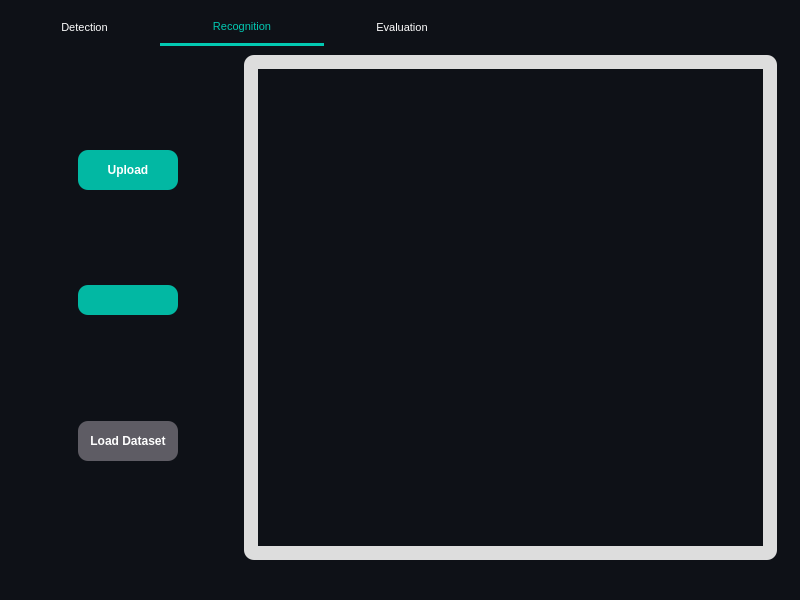
<?xml version="1.0" encoding="UTF-8"?>
<ui version="4.0">
 <class>MainWindow</class>
 <widget class="QMainWindow" name="MainWindow">
  <property name="geometry">
   <rect>
    <x>0</x>
    <y>0</y>
    <width>800</width>
    <height>600</height>
   </rect>
  </property>
  <property name="windowTitle">
   <string>MainWindow</string>
  </property>
  <property name="styleSheet">
   <string notr="true">background-color: rgb(14, 17, 23);</string>
  </property>
  <widget class="QWidget" name="centralwidget">
   <layout class="QGridLayout" name="gridLayout">
    <item row="1" column="0">
     <widget class="QTabWidget" name="tabWidget">
      <property name="styleSheet">
       <string notr="true">QTabWidget::pane {
    border: none; /* Remove border */
}

QTabBar::tab {
    color: white;
    border: none; /* Remove border */
    padding: 10px 50px; /* Adjust padding */
font-size:8pt;
font-weight:50 ;
    margin: 0px; /* Adjust margin */
}

QTabBar::tab:selected {
  
    border-bottom: 1px solid #fff; /* Add border to bottom when selected */
    color: rgb(2, 201, 178);
 border-bottom: 3px solid  rgb(2, 201, 178);
}</string>
      </property>
      <property name="currentIndex">
       <number>1</number>
      </property>
      <widget class="QWidget" name="tab_3">
       <attribute name="title">
        <string>Detection</string>
       </attribute>
       <layout class="QGridLayout" name="gridLayout_6">
        <item row="0" column="0">
         <layout class="QGridLayout" name="gridLayout_5">
          <item row="0" column="0">
           <layout class="QVBoxLayout" name="verticalLayout_2">
            <item>
             <spacer name="verticalSpacer_4">
              <property name="orientation">
               <enum>Qt::Vertical</enum>
              </property>
              <property name="sizeHint" stdset="0">
               <size>
                <width>20</width>
                <height>40</height>
               </size>
              </property>
             </spacer>
            </item>
            <item>
             <layout class="QHBoxLayout" name="horizontalLayout_53">
              <property name="leftMargin">
               <number>0</number>
              </property>
              <property name="topMargin">
               <number>5</number>
              </property>
              <property name="rightMargin">
               <number>0</number>
              </property>
              <property name="bottomMargin">
               <number>0</number>
              </property>
              <item>
               <spacer name="horizontalSpacer">
                <property name="orientation">
                 <enum>Qt::Horizontal</enum>
                </property>
                <property name="sizeType">
                 <enum>QSizePolicy::Fixed</enum>
                </property>
                <property name="sizeHint" stdset="0">
                 <size>
                  <width>60</width>
                  <height>20</height>
                 </size>
                </property>
               </spacer>
              </item>
              <item>
               <widget class="QPushButton" name="detection_browse_button">
                <property name="minimumSize">
                 <size>
                  <width>100</width>
                  <height>30</height>
                 </size>
                </property>
                <property name="maximumSize">
                 <size>
                  <width>100</width>
                  <height>16777215</height>
                 </size>
                </property>
                <property name="styleSheet">
                 <string notr="true">QPushButton {
    width: 90%;
    Height: 40%;
    background-color: rgb(2, 184, 163); /* Replace with the corresponding color value for --dark-grey in your application */
    color: white;
font-weight:800 ;
    border-radius: 10px;
    text-align: center;

}

QPushButton:hover {
    background-color: white;
color:rgb(2, 184, 163); /* Replace with the corresponding color value for --darkest-color in your application */
}
</string>
                </property>
                <property name="text">
                 <string>Upload</string>
                </property>
               </widget>
              </item>
              <item>
               <spacer name="horizontalSpacer_2">
                <property name="orientation">
                 <enum>Qt::Horizontal</enum>
                </property>
                <property name="sizeType">
                 <enum>QSizePolicy::Fixed</enum>
                </property>
                <property name="sizeHint" stdset="0">
                 <size>
                  <width>60</width>
                  <height>20</height>
                 </size>
                </property>
               </spacer>
              </item>
             </layout>
            </item>
            <item>
             <spacer name="verticalSpacer_5">
              <property name="orientation">
               <enum>Qt::Vertical</enum>
              </property>
              <property name="sizeHint" stdset="0">
               <size>
                <width>20</width>
                <height>40</height>
               </size>
              </property>
             </spacer>
            </item>
            <item>
             <layout class="QHBoxLayout" name="horizontalLayout_54">
              <property name="leftMargin">
               <number>0</number>
              </property>
              <property name="topMargin">
               <number>0</number>
              </property>
              <property name="rightMargin">
               <number>0</number>
              </property>
              <property name="bottomMargin">
               <number>10</number>
              </property>
             </layout>
            </item>
           </layout>
          </item>
          <item row="0" column="1">
           <widget class="QGroupBox" name="groupBox_56">
            <property name="styleSheet">
             <string notr="true">QGroupBox {
  width: 65vw;
  height: 90vh;
  background-color:#dddddd;
  border-radius: 10px;
  padding: 5px; /* Adjust padding as needed */
  margin-right: 5px;
}






</string>
            </property>
            <property name="title">
             <string/>
            </property>
            <layout class="QGridLayout" name="gridLayout_129">
             <item row="1" column="0">
              <layout class="QVBoxLayout" name="verticalLayout_43">
               <item>
                <widget class="PlotWidget" name="image_detection_widget" native="true"/>
               </item>
              </layout>
             </item>
            </layout>
           </widget>
          </item>
         </layout>
        </item>
       </layout>
      </widget>
      <widget class="QWidget" name="tab">
       <attribute name="title">
        <string>Recognition</string>
       </attribute>
       <layout class="QGridLayout" name="gridLayout_2">
        <item row="0" column="0">
         <layout class="QVBoxLayout" name="verticalLayout">
          <item>
           <spacer name="verticalSpacer_2">
            <property name="orientation">
             <enum>Qt::Vertical</enum>
            </property>
            <property name="sizeHint" stdset="0">
             <size>
              <width>20</width>
              <height>40</height>
             </size>
            </property>
           </spacer>
          </item>
          <item>
           <layout class="QHBoxLayout" name="horizontalLayout_51">
            <property name="leftMargin">
             <number>0</number>
            </property>
            <property name="topMargin">
             <number>5</number>
            </property>
            <property name="rightMargin">
             <number>0</number>
            </property>
            <property name="bottomMargin">
             <number>0</number>
            </property>
            <item>
             <spacer name="horizontalSpacer_3">
              <property name="orientation">
               <enum>Qt::Horizontal</enum>
              </property>
              <property name="sizeType">
               <enum>QSizePolicy::Fixed</enum>
              </property>
              <property name="sizeHint" stdset="0">
               <size>
                <width>60</width>
                <height>20</height>
               </size>
              </property>
             </spacer>
            </item>
            <item>
             <widget class="QPushButton" name="recognition_browse_button">
              <property name="minimumSize">
               <size>
                <width>100</width>
                <height>30</height>
               </size>
              </property>
              <property name="maximumSize">
               <size>
                <width>100</width>
                <height>16777215</height>
               </size>
              </property>
              <property name="styleSheet">
               <string notr="true">QPushButton {
    width: 90%;
    Height: 40%;

    background-color: rgb(2, 184, 163); /* Replace with the corresponding color value for --dark-grey in your application */
    color: white;
font-weight:800 ;
    border-radius: 10px;
    text-align: center;

}

QPushButton:hover {
    background-color: white;
color:rgb(2, 184, 163); /* Replace with the corresponding color value for --darkest-color in your application */
}
</string>
              </property>
              <property name="text">
               <string>Upload</string>
              </property>
             </widget>
            </item>
            <item>
             <spacer name="horizontalSpacer_4">
              <property name="orientation">
               <enum>Qt::Horizontal</enum>
              </property>
              <property name="sizeType">
               <enum>QSizePolicy::Fixed</enum>
              </property>
              <property name="sizeHint" stdset="0">
               <size>
                <width>60</width>
                <height>20</height>
               </size>
              </property>
             </spacer>
            </item>
           </layout>
          </item>
          <item>
           <spacer name="verticalSpacer">
            <property name="orientation">
             <enum>Qt::Vertical</enum>
            </property>
            <property name="sizeHint" stdset="0">
             <size>
              <width>20</width>
              <height>40</height>
             </size>
            </property>
           </spacer>
          </item>
          <item>
           <layout class="QHBoxLayout" name="horizontalLayout_52">
            <property name="leftMargin">
             <number>0</number>
            </property>
            <property name="topMargin">
             <number>0</number>
            </property>
            <property name="rightMargin">
             <number>0</number>
            </property>
            <property name="bottomMargin">
             <number>10</number>
            </property>
            <item>
             <spacer name="horizontalSpacer_8">
              <property name="orientation">
               <enum>Qt::Horizontal</enum>
              </property>
              <property name="sizeType">
               <enum>QSizePolicy::Fixed</enum>
              </property>
              <property name="sizeHint" stdset="0">
               <size>
                <width>60</width>
                <height>20</height>
               </size>
              </property>
             </spacer>
            </item>
            <item>
             <widget class="QLabel" name="recognition_label">
              <property name="minimumSize">
               <size>
                <width>100</width>
                <height>30</height>
               </size>
              </property>
              <property name="maximumSize">
               <size>
                <width>100</width>
                <height>16777215</height>
               </size>
              </property>
              <property name="styleSheet">
               <string notr="true">QLabel {
    width: 90%;
    Height: 40%;

    background-color: rgb(2, 184, 163); /* Replace with the corresponding color value for --dark-grey in your application */
    color: white;
font-weight:800 ;
    border-radius: 10px;
    text-align: center;

}
</string>
              </property>
              <property name="text">
               <string/>
              </property>
             </widget>
            </item>
            <item>
             <spacer name="horizontalSpacer_7">
              <property name="orientation">
               <enum>Qt::Horizontal</enum>
              </property>
              <property name="sizeType">
               <enum>QSizePolicy::Fixed</enum>
              </property>
              <property name="sizeHint" stdset="0">
               <size>
                <width>60</width>
                <height>20</height>
               </size>
              </property>
             </spacer>
            </item>
           </layout>
          </item>
          <item>
           <spacer name="verticalSpacer_3">
            <property name="orientation">
             <enum>Qt::Vertical</enum>
            </property>
            <property name="sizeHint" stdset="0">
             <size>
              <width>20</width>
              <height>40</height>
             </size>
            </property>
           </spacer>
          </item>
          <item>
           <layout class="QHBoxLayout" name="horizontalLayout_55">
            <property name="leftMargin">
             <number>0</number>
            </property>
            <property name="topMargin">
             <number>0</number>
            </property>
            <property name="rightMargin">
             <number>0</number>
            </property>
            <property name="bottomMargin">
             <number>10</number>
            </property>
            <item>
             <spacer name="horizontalSpacer_5">
              <property name="orientation">
               <enum>Qt::Horizontal</enum>
              </property>
              <property name="sizeType">
               <enum>QSizePolicy::Fixed</enum>
              </property>
              <property name="sizeHint" stdset="0">
               <size>
                <width>60</width>
                <height>20</height>
               </size>
              </property>
             </spacer>
            </item>
            <item>
             <widget class="QPushButton" name="load_dataset_button">
              <property name="minimumSize">
               <size>
                <width>100</width>
                <height>30</height>
               </size>
              </property>
              <property name="maximumSize">
               <size>
                <width>100</width>
                <height>16777215</height>
               </size>
              </property>
              <property name="styleSheet">
               <string notr="true">QPushButton {
    width: 90%;
    Height: 40%;

    background-color: rgb(94, 92, 100); /* Replace with the corresponding color value for --dark-grey in your application */
    color: white;
font-weight:800 ;
    border-radius: 10px;
    text-align: center;

}

QPushButton:hover {
    background-color: white;
color:rgb(2, 184, 163); /* Replace with the corresponding color value for --darkest-color in your application */
}
</string>
              </property>
              <property name="text">
               <string>Load Dataset</string>
              </property>
             </widget>
            </item>
            <item>
             <spacer name="horizontalSpacer_6">
              <property name="orientation">
               <enum>Qt::Horizontal</enum>
              </property>
              <property name="sizeType">
               <enum>QSizePolicy::Fixed</enum>
              </property>
              <property name="sizeHint" stdset="0">
               <size>
                <width>60</width>
                <height>20</height>
               </size>
              </property>
             </spacer>
            </item>
           </layout>
          </item>
          <item>
           <spacer name="verticalSpacer_6">
            <property name="orientation">
             <enum>Qt::Vertical</enum>
            </property>
            <property name="sizeHint" stdset="0">
             <size>
              <width>20</width>
              <height>40</height>
             </size>
            </property>
           </spacer>
          </item>
         </layout>
        </item>
        <item row="0" column="1">
         <widget class="QGroupBox" name="groupBox_54">
          <property name="styleSheet">
           <string notr="true">QGroupBox {
  width: 65vw;
  height: 90vh;
  background-color:#dddddd;
  border-radius: 10px;
  padding: 5px; /* Adjust padding as needed */
  margin-right: 5px;
}






</string>
          </property>
          <property name="title">
           <string/>
          </property>
          <layout class="QGridLayout" name="gridLayout_127">
           <item row="1" column="0">
            <layout class="QVBoxLayout" name="verticalLayout_41">
             <item>
              <widget class="PlotWidget" name="recognition_image_widget" native="true"/>
             </item>
            </layout>
           </item>
          </layout>
         </widget>
        </item>
       </layout>
      </widget>
      <widget class="QWidget" name="tab_2">
       <attribute name="title">
        <string>Evaluation</string>
       </attribute>
       <layout class="QGridLayout" name="gridLayout_4">
        <item row="0" column="0">
         <widget class="QGroupBox" name="groupBox_55">
          <property name="styleSheet">
           <string notr="true">QGroupBox {
  width: 65vw;
  height: 90vh;
  background-color:#dddddd;
  border-radius: 10px;
  padding: 5px; /* Adjust padding as needed */
  margin-right: 5px;
}






</string>
          </property>
          <property name="title">
           <string/>
          </property>
          <layout class="QGridLayout" name="gridLayout_128">
           <item row="1" column="0">
            <layout class="QVBoxLayout" name="verticalLayout_42">
             <item>
              <widget class="PlotWidget" name="Roc_curve" native="true"/>
             </item>
            </layout>
           </item>
          </layout>
         </widget>
        </item>
       </layout>
      </widget>
     </widget>
    </item>
   </layout>
  </widget>
  <widget class="QMenuBar" name="menubar">
   <property name="geometry">
    <rect>
     <x>0</x>
     <y>0</y>
     <width>800</width>
     <height>26</height>
    </rect>
   </property>
  </widget>
  <widget class="QStatusBar" name="statusbar"/>
 </widget>
 <customwidgets>
  <customwidget>
   <class>PlotWidget</class>
   <extends>QWidget</extends>
   <header location="global">pyqtgraph</header>
   <container>1</container>
  </customwidget>
 </customwidgets>
 <resources/>
 <connections/>
</ui>
